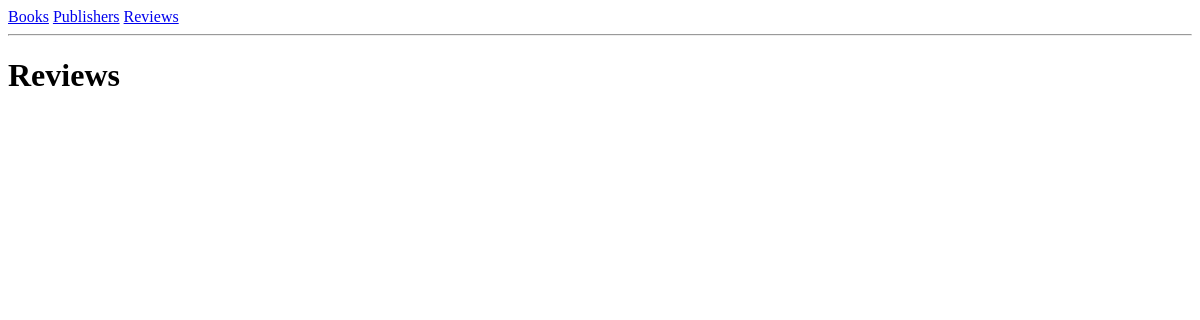
The page /reviews/ on the database as committed earlier.
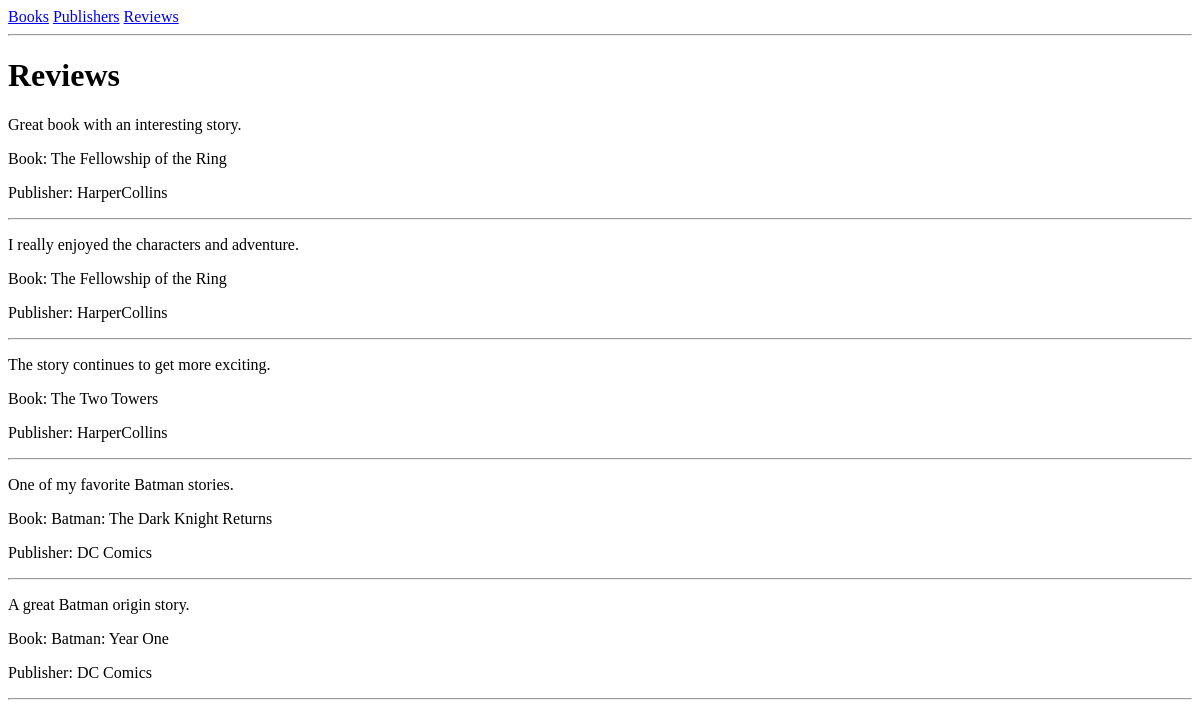
The same page on the database as committed later.
### catalog/models.py (models this page shows, shortened)
class Review(models.Model):
    body = models.TextField()
    book = models.ForeignKey(
        Book,
        on_delete=models.CASCADE
    )

class Book(models.Model):
    title = models.CharField(max_length=200)
    page_count = models.IntegerField()
    publisher = models.ForeignKey(
        Publisher,
        on_delete=models.CASCADE
    )

class Publisher(models.Model):
    name = models.CharField(max_length=100)

### catalog/views.py (the view)
# urls.py: path("reviews/", ReviewListView.as_view(), name="review_list"),
class ReviewListView(ListView):
    model = Review
    template_name = "review_list.html"

### catalog/templates/review_list.html
{% extends "base.html" %}
{% block content %}
<h1>Reviews</h1>
{% for review in object_list %}
<p>{{ review.body }}</p>
<p>Book: {{ review.book.title }}</p>
<p>Publisher: {{ review.book.publisher.name }}</p>
<hr>
{% endfor %}
{% endblock %}

Rows that differ between the two databases and show on the page:
added Review: body "Great book with an interesting story.", book "The Fellowship of the Ring", book.publisher.name "HarperCollins"
added Review: body "I really enjoyed the characters and adventure.", book "The Fellowship of the Ring", book.publisher.name "HarperCollins"
added Review: body "The story continues to get more exciting.", book "The Two Towers", book.publisher.name "HarperCollins"
added Review: body "One of my favorite Batman stories.", book "Batman: The Dark Knight Returns", book.publisher.name "DC Comics"
added Review: body "A great Batman origin story.", book "Batman: Year One", book.publisher.name "DC Comics"
